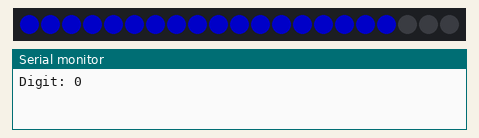
This sketch was run on a simulated Arduino Uno, built with avr-gcc and run on an emulated ATmega328P. On the bench: 21 RGB LEDs in strip order, left to right, the last lines printed to the serial monitor. Dim RGB values are drawn brighter than linear.

Above: at 0.1 s.
At 1.1 s:
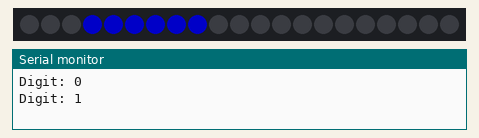
At 2.1 s:
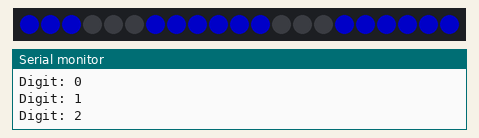
At 4.1 s:
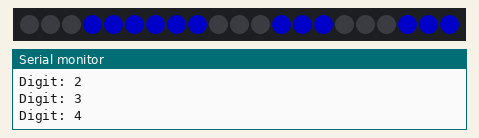
At 6.1 s:
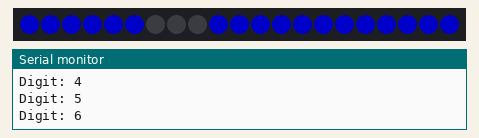
At 8.1 s:
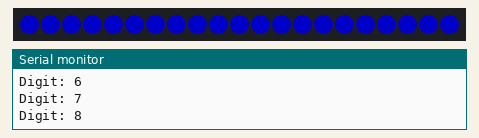

Measured:
- by itself, everything shown: repeats every 10.0 s, in 10 steps
- what the display in image 1 shows lasts 1.0 s, from 1.0 s to 2.0 s

The sketch:

NeoDigits.ino
```cpp
#include <Adafruit_NeoPixel.h>
#ifdef __AVR__
 #include <avr/power.h> // Required for 16 MHz Adafruit Trinket
#endif

// Which pin on the Arduino is connected to the NeoPixels?
// On a Trinket or Gemma we suggest changing this to 1:
#define LED_PIN    A2

// How many NeoPixels are attached to the Arduino?
#define LED_COUNT 21

// Declare our NeoPixel strip object:
Adafruit_NeoPixel strip(LED_COUNT, LED_PIN, NEO_GRB + NEO_KHZ800);
// Argument 1 = Number of pixels in NeoPixel strip
// Argument 2 = Arduino pin number (most are valid)
// Argument 3 = Pixel type flags, add together as needed:
//   NEO_KHZ800  800 KHz bitstream (most NeoPixel products w/WS2812 LEDs)
//   NEO_KHZ400  400 KHz (classic 'v1' (not v2) FLORA pixels, WS2811 drivers)
//   NEO_GRB     Pixels are wired for GRB bitstream (most NeoPixel products)
//   NEO_RGB     Pixels are wired for RGB bitstream (v1 FLORA pixels, not v2)
//   NEO_RGBW    Pixels are wired for RGBW bitstream (NeoPixel RGBW products)

// digit setup
#define LEDS_PER_SEGMENT 3
/*      Segment indices
 *            3
 *           ---
 *        4 |   |  2
 *           -6-
 *        5 |   |  1
 *           ---
 *            0
 */

 int allSegments[10][7] = {
                {0,1,2,3,4,5,-1}, //0
                {1,2,-1,-1,-1,-1,-1},//1
                {0,5,6,2,3,-1,-1},   //2
                {3,2,6,1,0,-1,-1},   //3
                {4,6,2,1,-1,-1,-1},  //4
                {3,4,6,1,0,-1,-1},   //5
                {3,4,5,6,0,1,-1},   //6
                {3,2,1,-1,-1,-1,-1}, //7
                {0,1,2,3,4,5,6},     //8
                {6,4,3,2,1,-1,-1}    //9

                 };


// setup() function -- runs once at startup --------------------------------

void setup() {

  strip.begin();           // INITIALIZE NeoPixel strip object (REQUIRED)
  strip.show();            // Turn OFF all pixels ASAP
  strip.setBrightness(100); // Set BRIGHTNESS to about 1/5 (max = 255)
  Serial.begin(115200);
}
void blank(){
  for(int i =0; i < 7*LEDS_PER_SEGMENT; i++){
    strip.setPixelColor(i, 0);
  }
  strip.show();
}
void digit(int dig, int color){
  blank();
  // for segments in digit
  for (int i=0 ; (i < 7)  ; i++){
    if (allSegments[dig][i] < 0)
      break;
    int segment = allSegments[dig][i];
    for (int x=0; x< LEDS_PER_SEGMENT; x++){
      strip.setPixelColor(x+(segment*LEDS_PER_SEGMENT), color);
    }
    //Serial.println(segment);
  }

  strip.show();
}
// loop() function -- runs repeatedly as long as board is on ---------------

void loop() {
 for (int i =0; i <=9; i++)
 {
  Serial.print("Digit: ");Serial.println(i);
  digit(i, strip.Color(0,0,255));
  delay(1000);
 }
}
```
